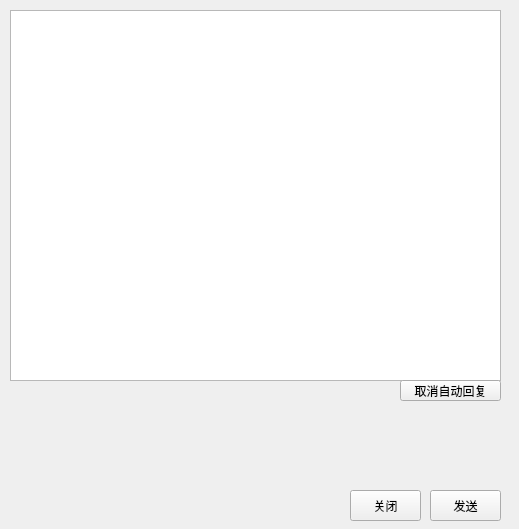
<?xml version="1.0" encoding="UTF-8"?>
<ui version="4.0">
 <class>Form</class>
 <widget class="QWidget" name="Form">
  <property name="geometry">
   <rect>
    <x>0</x>
    <y>0</y>
    <width>519</width>
    <height>529</height>
   </rect>
  </property>
  <property name="windowTitle">
   <string>Form</string>
  </property>
  <widget class="QPushButton" name="pushButton">
   <property name="geometry">
    <rect>
     <x>430</x>
     <y>490</y>
     <width>71</width>
     <height>31</height>
    </rect>
   </property>
   <property name="text">
    <string>发送</string>
   </property>
  </widget>
  <widget class="QPushButton" name="pushButton_2">
   <property name="geometry">
    <rect>
     <x>350</x>
     <y>490</y>
     <width>71</width>
     <height>31</height>
    </rect>
   </property>
   <property name="text">
    <string>关闭</string>
   </property>
  </widget>
  <widget class="QWidget" name="gridLayoutWidget">
   <property name="geometry">
    <rect>
     <x>10</x>
     <y>400</y>
     <width>491</width>
     <height>81</height>
    </rect>
   </property>
   <layout class="QGridLayout" name="gridLayout"/>
  </widget>
  <widget class="QListWidget" name="listWidget">
   <property name="geometry">
    <rect>
     <x>10</x>
     <y>10</y>
     <width>491</width>
     <height>371</height>
    </rect>
   </property>
  </widget>
  <widget class="QPushButton" name="pushButton_3">
   <property name="geometry">
    <rect>
     <x>400</x>
     <y>380</y>
     <width>101</width>
     <height>21</height>
    </rect>
   </property>
   <property name="text">
    <string>取消自动回复</string>
   </property>
  </widget>
 </widget>
 <resources/>
 <connections/>
</ui>
